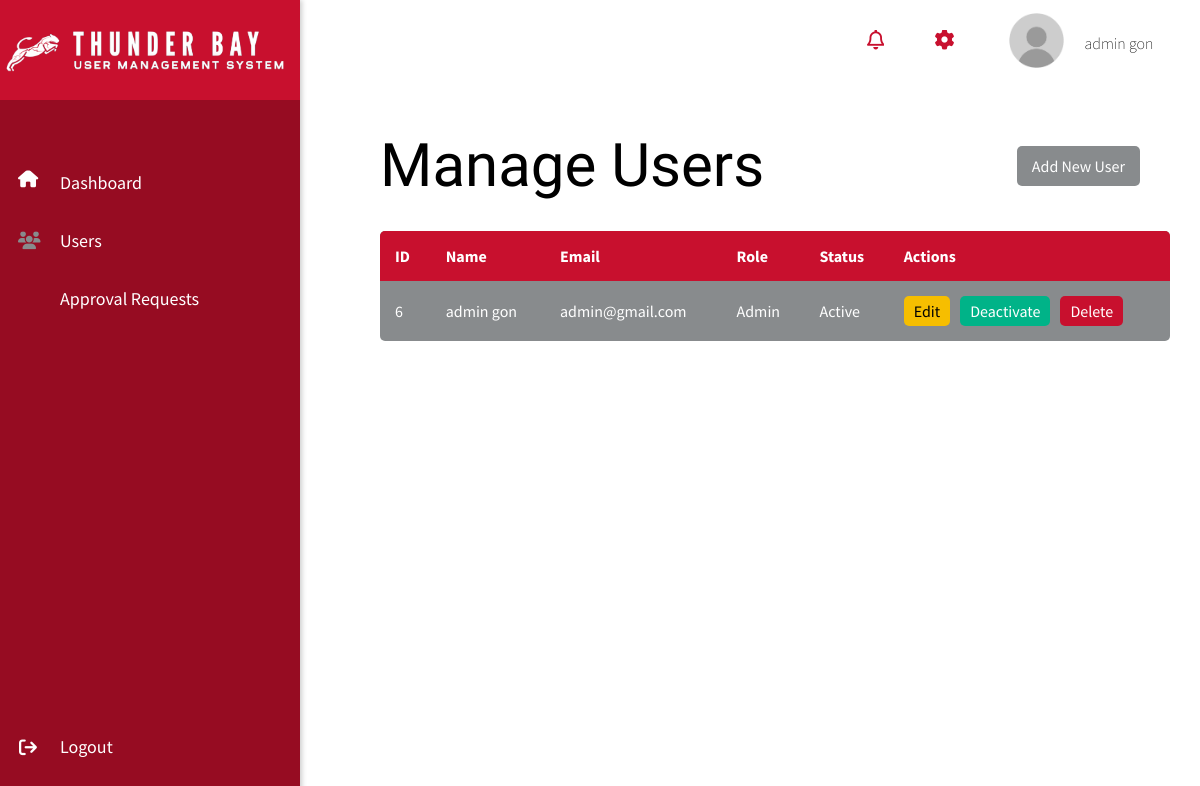
Before: /users/ (signed in) with the older database file.
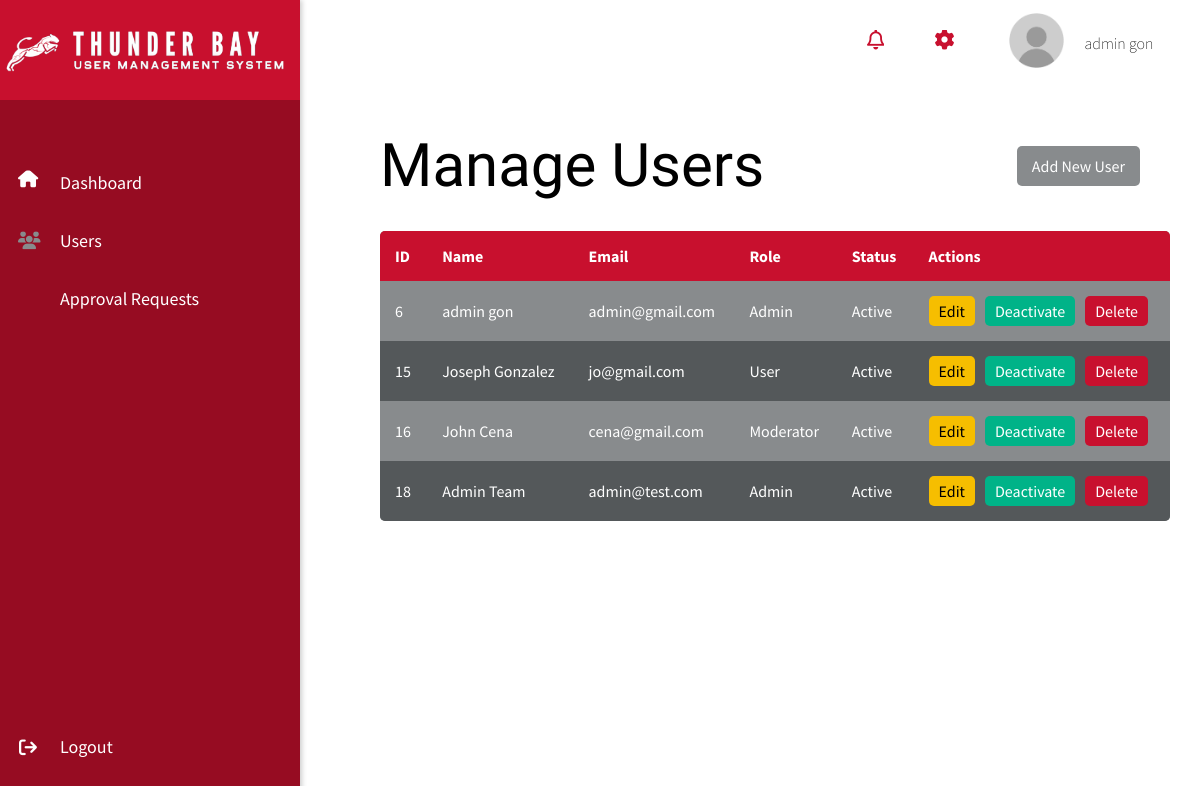
After: the same page with the newer database file.
### usr_mgmt_app/models.py (models this page shows, shortened)
class UserProfile(AbstractUser):
    ROLE_CHOICES = [
        ('admin', 'Admin'),
        ('moderator', 'Moderator'),
        ('user', 'User'),
    ]
    role = models.CharField(max_length=10, choices=ROLE_CHOICES, default='user')
    is_active = models.BooleanField(default=True)
    created_at = models.DateTimeField(auto_now_add=True)
    updated_at = models.DateTimeField(auto_now=True)
    signature = models.ImageField(upload_to='signatures/', null=True, blank=True)
    groups = models.ManyToManyField(Group, related_name="userprofile_groups", blank=True)
    user_permissions = models.ManyToManyField(Permission, related_name="userprofile_permissions", blank=True)
    class Meta:
        permissions = [
            ("can_read", "Can read data"),
            ("can_edit", "Can edit data"),
            ("can_manage_users", "Can activate/deactivate and delete users"),
            ("can_approve", "Can approve requests"),  # Added new permission
        ]

### usr_mgmt_app/views.py (the view)
# urls.py: path('users/', views.user_list, name='user_list'),  # List of users
@login_required
@permission_required('usr_mgmt_app.can_read', raise_exception=True)
def user_list(request):
    users = UserProfile.objects.all()
    has_edit_permission = request.user.has_perm('usr_mgmt_app.can_edit')
    has_manage_users_permission = request.user.has_perm('usr_mgmt_app.can_manage_users')
    context = {
        'has_edit_permission': has_edit_permission,
        'has_manage_users_permission': has_manage_users_permission,
        'users': UserProfile.objects.all(),  # Assuming you have users in your context
    }
    return render(request, 'user_list.html', {
        'users': users,
        'has_edit_permission': has_edit_permission,
        'has_manage_users_permission': has_manage_users_permission
    })

### templates/user_list.html (shortened to what this page needs)
{% load static %}
<!DOCTYPE html>
<html lang="en">
<head>
    <link rel="stylesheet" href="{% static 'css/dashboard.css' %}">
    <link rel="stylesheet" href="{% static 'css/user_list.css' %}">
</head>
<body>
    <nav class="navbar">
        <div class="navbar-content">
            <i id = "notifications_icon" class="fa-regular fa-bell"></i>
            <i id = "settings_icon" class="fa-solid fa-gear"></i>
            <div class = "navbar_user">
                <img class = "profile_picture" src="{% static 'images/default_profile.png' %}" alt="profile picture">
                <span class = "navbar_username">{{ user.first_name }} {{ user.last_name }}</span>
            </div>
        </div>
    </nav>
    <div class="sidebar">
        <div class = "logoContainer">
            <img class = "logo" src="{% static 'images/logo2.png' %}" alt="logo">
        </div>
        <div class="sidebar-content">
            <i id = "homeicon" class="fa-solid fa-house"></i>
            <i id = "usersicon" class="fa-solid fa-users"></i>
            <a href="{% url 'dashboard' %}">Dashboard</a>
            <a href="{% url 'user_list' %}">Users</a>
            <a href="{% url 'approval_requests' %}">Approval Requests</a>
        </div>
        <div class="logout-container">
            <a href="{% url 'logout' %}" class="logout-btn">Logout</a>
            <i id = "logoutIcon" class="fa-solid fa-arrow-right-from-bracket"></i>
        </div>
    </div>
    <div class="main-content">
        <div class="content-header">
            <h1>Manage Users</h1>
            <a href="{% url 'user_create' %}" class="btn-add-user {% if not has_manage_users_permission %}disabled{% endif %}">Add New User</a>
        </div>
        <table class="user-table">
            <thead>
                <tr>
                    <th>ID</th>
                    <th>Name</th>
                    <th>Email</th>
                    <th>Role</th>
                    <th>Status</th>
                    <th>Actions</th>
                </tr>
            </thead>
            <tbody>
                {% for user in users %}
                <tr>
                    <td>{{ user.id }}</td>
                    <td>{{ user.first_name }} {{ user.last_name }}</td>
                    <td>{{ user.email }}</td>
                    <td>{{ user.get_role_display }}</td>
                    <td>{% if user.is_active %}Active{% else %}Deactivated{% endif %}</td>
                    <td class="actions">
                        <a href="{% url 'user_edit' user.id %}" class="btn-edit {% if not has_edit_permission %}disabled{% endif %}">Edit</a>
                        <a href="{% url 'user_toggle_status' user.id %}" class="btn-status {% if not has_manage_users_permission %}disabled{% endif %}"
                           onclick="return confirmStatusChange('{{ user.first_name }} {{ user.last_name }}', '{{ user.get_status_display }}');">
                            {% if user.is_active %}Deactivate{% else %}Activate{% endif %}
                        </a>
                        <a href="{% url 'user_delete' user.id %}" class="btn-delete {% if not has_manage_users_permission %}disabled{% endif %}"
                           onclick="return confirmDelete('{{ user.first_name }} {{ user.last_name }}');">
                            Delete
                        </a>
                    </td>
                </tr>
                {% empty %}
                <tr>
                    <td colspan="6" class="no-users">No users found.</td>
                </tr>
                {% endfor %}
            </tbody>
        </table>
    </div>
</body>
</html>

Changed rows visible on the page:
added UserProfile: id "15", first_name "Joseph", last_name "Gonzalez", email "jo@gmail.com", role "User", is_active "Active"
added UserProfile: id "16", first_name "John", last_name "Cena", email "cena@gmail.com", role "Moderator", is_active "Active"
added UserProfile: id "18", first_name "Admin", last_name "Team", email "admin@test.com", role "Admin", is_active "Active"
